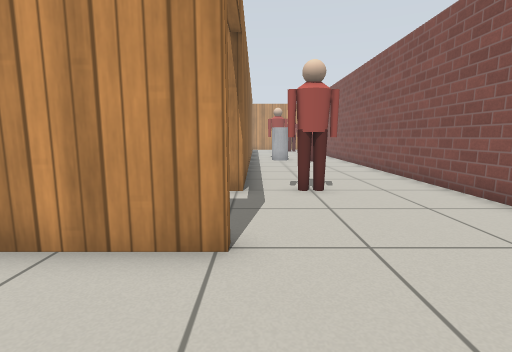
view 1 (above)

17 first-person views from a walk through a Gazebo world. The camera is 0.72 m above the floor, tilts 8° down and sees 85° across. The floor is counted in squares, 0.5 m on a side. Each view is taken from the middle of a square. On the plan, view 1 faces up. The plan holds only what a view shows up to about 14 squares ahead; the rest is blank. Simple patterns stand in for the simulator's built-in surfaces. Some stock models are drawn as simple stand-ins.

view 2
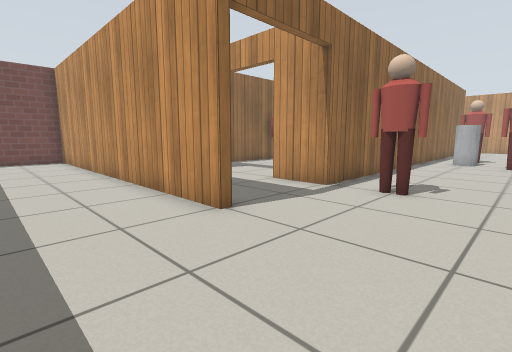

view 3
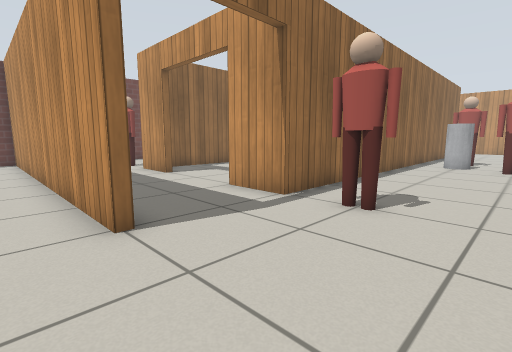

view 4
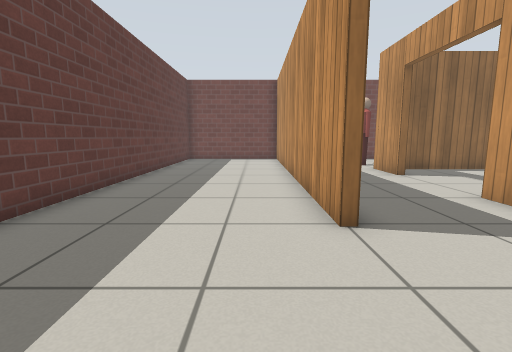

view 5
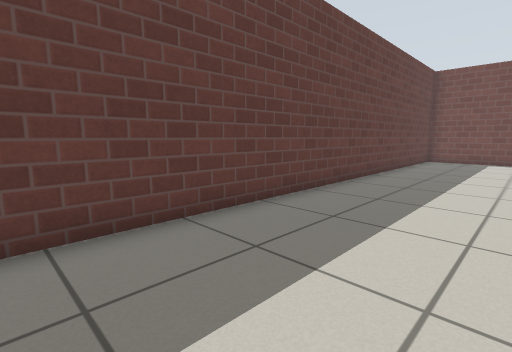

view 6
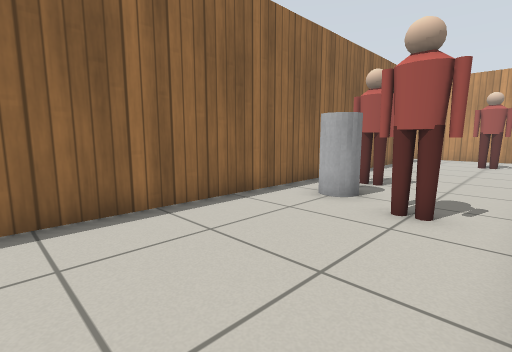

view 7
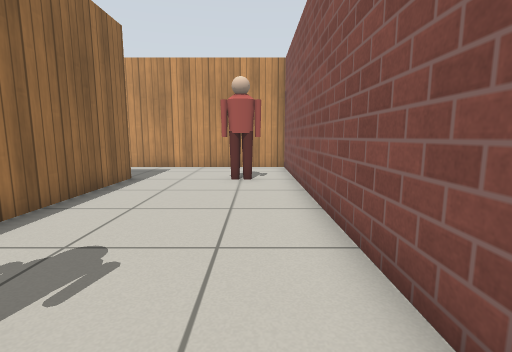

view 8
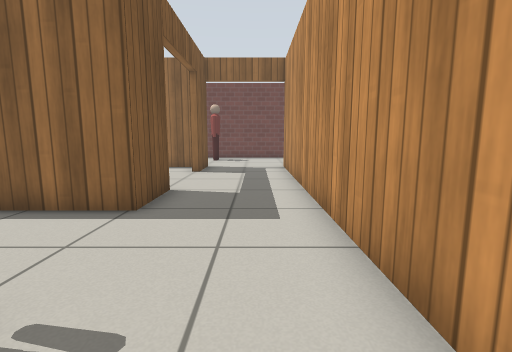

view 9
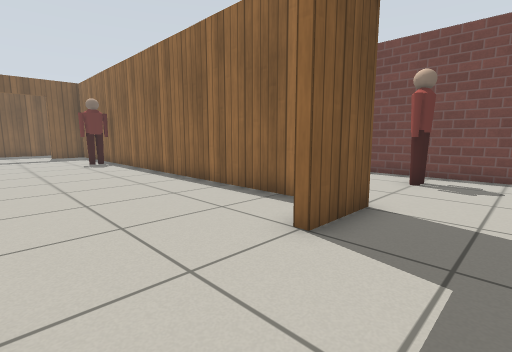

view 10
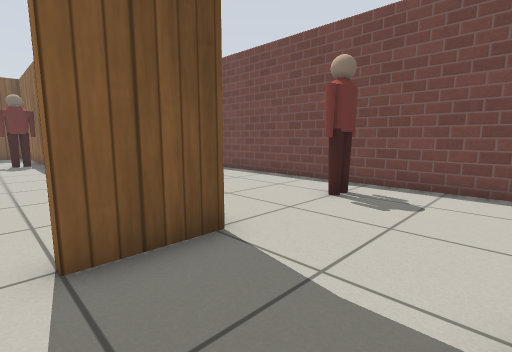

view 11
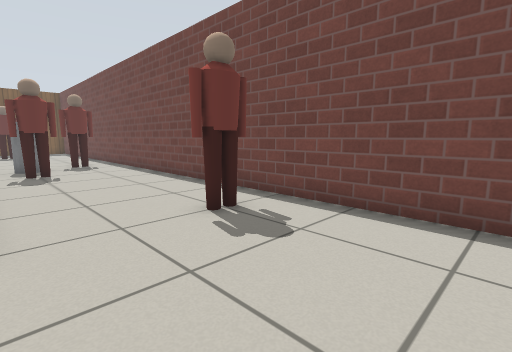

view 12
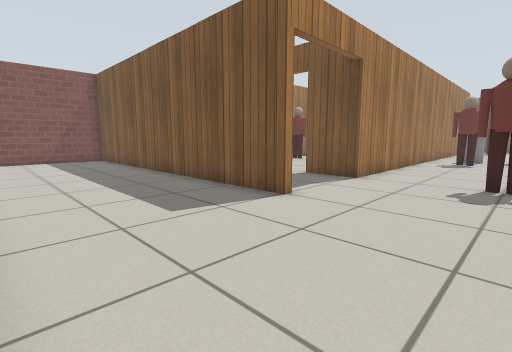

view 13
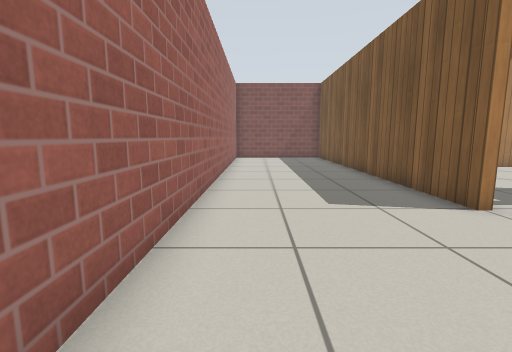

view 14
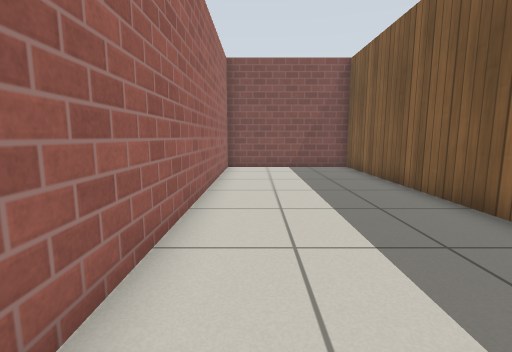

view 15
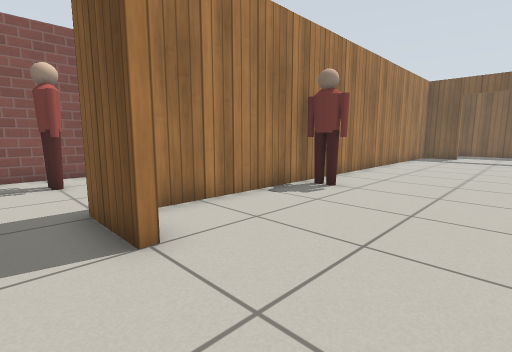

view 16
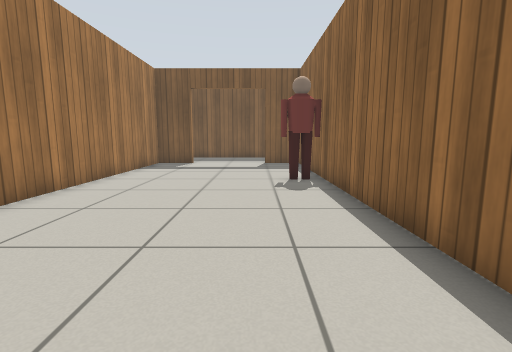

view 17
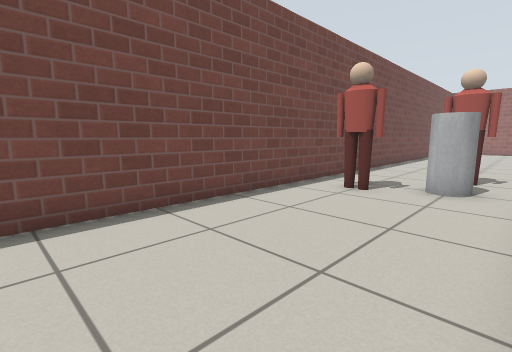

### Floor plan
Points are (right, up) in squares from view 1. A wall is a line through its corners. A room is listed if a view was taken in it or the views show most of it. See-through windows are left out.
Room 1 (views 1, 2, 3, 4, 5, 6, 7, 8, 9, 10, 15)
walls: (5.4, 5.8) (5.4, 14.5); (-0.3, 3.8) (-0.3, 3.4) (-14.4, 3.4) (-14.4, -0.1); (5.4, 19.2) (5.4, 31.4) (-8.7, 31.4); (-2.5, 27.7) (-0.3, 27.7) (-0.3, 7.4); (-12.1, -2.3) (4, -2.3); (-8.7, 27.7) (-6.5, 27.7)
ways out: open door at (-8.5, 29.5) to room 2; open door at (-0.5, 5.5) to room 2; open door at (-4.5, 27.5) to room 3
objects: person (1, 7) to (2, 8); grey cylinder (1, 17) to (2, 18); person (1, 19) to (2, 20); person (3, 16) to (4, 17); person (3, 27) to (4, 28)
Room 2 (views 11, 12, 13, 14, 17)
walls: (-8.7, 20.9) (-8.7, 27.7); (-8.7, 31.4) (-8.7, 31.6) (5.4, 31.6) (5.4, 37.3) (-12.7, 37.3); (-14.4, 31.9) (-14.4, 9.1); (-6.5, 7.4) (-8.7, 7.4); (-0.3, 7.4) (-2.5, 7.4)
ways out: open door at (-8.5, 29.5) to room 1; open door at (-0.5, 5.5) to room 1; open door at (-4.5, 7.5) to room 3
objects: person (-13, 16) to (-12, 17); person (-13, 27) to (-12, 28); person (-11, 7) to (-10, 8); grey cylinder (-11, 17) to (-10, 18); person (-11, 19) to (-10, 20)
Room 3 (view 16)
walls: (-0.7, 22.8) (-0.7, 26.5); (-8.4, 12.6) (-8.4, 8.6); (-8.4, 27) (-8.4, 14.5); (-0.7, 8.5) (-0.7, 20.1)
ways out: open door at (-4.5, 27.5) to room 1; open door at (-4.5, 7.5) to room 2
objects: person (-8, 13) to (-7, 14); person (-2, 21) to (-1, 22)

Where each view was taken, in squares from view 1:
view 1: 0 up, 0 right, facing up
view 2: 0 up, 4 right, facing up-left
view 3: 2 up, 4 right, facing up-left
view 4: 2 up, 4 right, facing left
view 5: 2 up, 4 right, facing down-left
view 6: 11 up, 5 right, facing up-left
view 7: 18 up, 4 right, facing up
view 8: 30 up, 5 right, facing left
view 9: 30 up, 3 left, facing down-left
view 10: 31 up, 6 left, facing down-left
view 11: 32 up, 9 left, facing down-left
view 12: 37 up, 13 left, facing down-right
view 13: 36 up, 14 left, facing right
view 14: 36 up, 8 left, facing right
view 15: 29 up, 6 left, facing down-right
view 16: 23 up, 6 left, facing down
view 17: 9 up, 9 left, facing up-left
